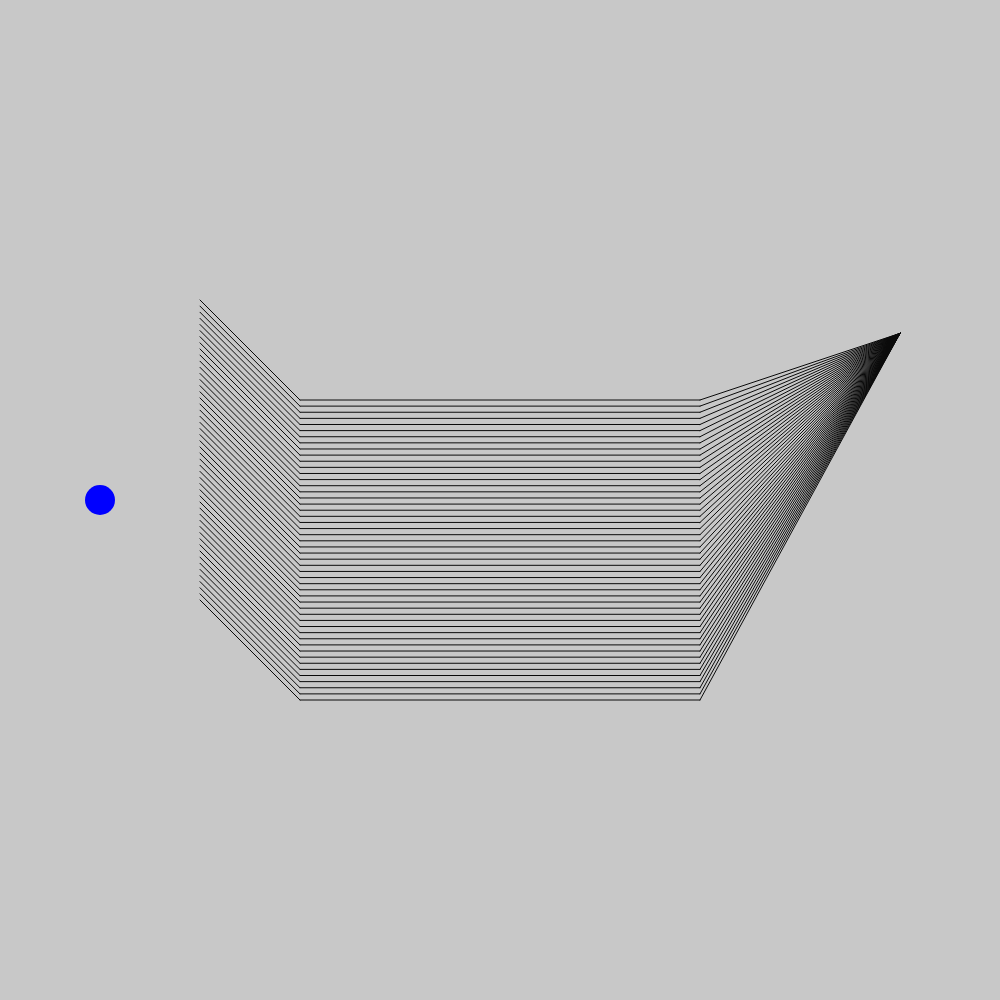
Frame 1 (no input)
Frame 60 (no input): identical to frame 1, image omitted
Frame 120 (the mouse pressed at the canvas centre since frame 60): identical to frame 1, image omitted

The p5.js sketch that drew this single still picture (run headless with seeded random() and noise() and a simulated clock; from frame 60 on, the mouse is pressed at the canvas centre):

// p5.js sketch
// ── sketch.js
var mainCircle;
var lineCount = 50;
var vertSlider;
var vertMin, vertMax, horMin, horMax;

function setup() {
  createCanvas(1000, 1000);
  
    var red = color(255, 0, 0);
  // Slider Kreis
  vertSlider = new Circle(width / 10, height / 2, 30, red);
  

  fill(0, 0, 255);
  // Kreis 
  mainCircle = new Circle(900 , height/3 , 40);
}

function draw() {
  
   // Punkt anzeigen 
  mainCircle.display();
  
  // Slider anzeigen
  vertSlider.display();

  // Linien an Punkt anpassen


  
   stroke(10);
  for (var i = 0; i < lineCount; i++) {
    //Linie Lichquelle
    line(mainCircle.xPos, mainCircle.yPos, 700, 300 / (lineCount - 1) * i+400);
    //Linie Wellenlaenge
     line(700 ,300 / (lineCount - 1) * i+400, 300, 300 / (lineCount - 1) * i+400);
     //Linie Silizium
    line(300 ,300 / (lineCount - 1) * i+400, 200, 300 / (lineCount - 1) * i+300);
  }
  
 }


function Circle (xPos, yPos, radius) {
  background(200)
  // a new circle is created with properties selected by the user
  this.xPos = xPos;
  this.yPos = yPos;
  this.radius = radius;

  // dragging is set to false initially, as the circle is not being dragged yet
  this.dragging = false;

  // the display functions displays the circle and first checks if it's being dragged
  // if so, the move function is called to update the circle's xPos and yPos
  this.display = function() {
    background(200)
    noStroke();

    if(this.dragging === true) {
      this.move(mouseX, mouseY);
    }

    ellipse(this.xPos, this.yPos, radius);
  }

  this.move = function(targetX, targetY) {
    this.xPos = targetX;
    this.yPos = targetY;
  }

  // if the clicked function is called, the distance between mouse and the circle's midpoint is calculated
  // if it is smaller than the circle's radius that means the user has clicked on the circle
  // dragging will be set to true in this case
  this.clicked = function() {
    var d = dist(mouseX, mouseY, this.xPos, this.yPos);
    if(d < this.radius) {
      this.dragging = true;
    }
  }

  // if the release function is called, dragging will be set to false again, as the user is not dragging anymore
  this.released = function() {
    this.dragging = false;
  }
}

// if the mouse is pressed the clicked function is called on the circle
function mousePressed() {
  mainCircle.clicked();
}

// if the mouse is released the released function is called on the circle
function mouseReleased() {
  mainCircle.released();
}
